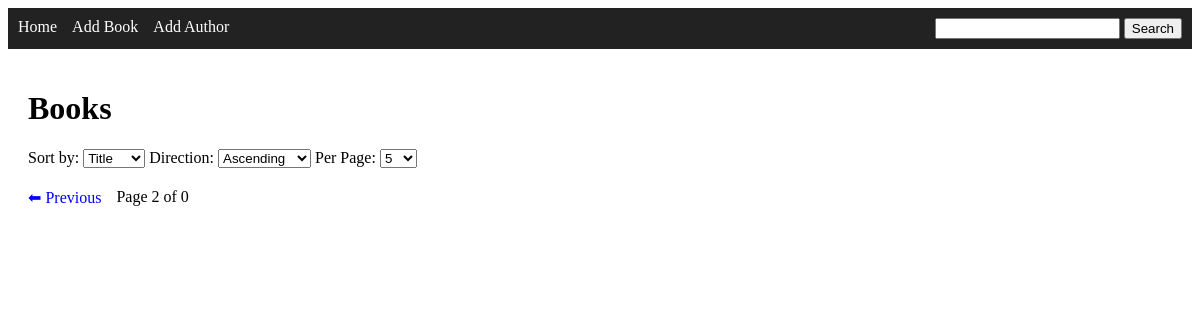
The page /?page=2&sort=title&direction=asc&search= on the database as committed earlier.
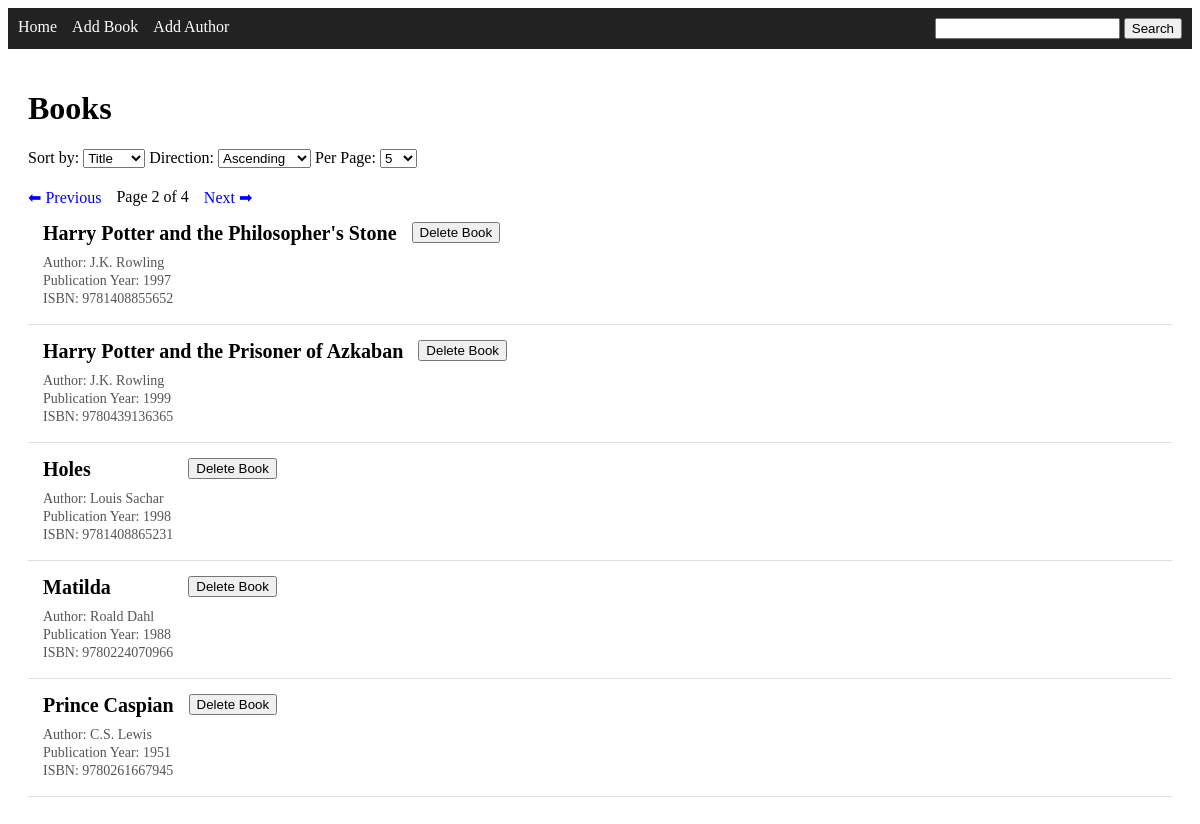
The same page on the database as committed later.
### data_models.py (models this page shows, shortened)
class Book(db.Model):
    id: Mapped[int] = mapped_column(primary_key=True)
    isbn: Mapped[str] = mapped_column(db.String(13), unique=True)
    author_id: Mapped[int] = mapped_column(db.ForeignKey("author.id"))
    author: Mapped[Author] = relationship(back_populates="books")
    title: Mapped[str] = mapped_column(db.String(100))
    publication_year: Mapped[int]

class Author(db.Model):
    id: Mapped[int] = mapped_column(primary_key=True)
    name: Mapped[str] = mapped_column(db.String(80), unique=True)
    birth_date: Mapped[date]
    date_of_death: Mapped[date | None]
    books: Mapped[list["Book"]] = relationship(
        back_populates="author", cascade="all, delete-orphan"
    )

### app.py (the view, shortened to what this page needs)
@app.route("/", methods=["GET"])
def index():
    sort = request.args.get("sort", "title")
    direction = request.args.get("direction", "asc")
    page = request.args.get("page", 1, type=int)
    per_page = request.args.get("per_page", 5, type=int)
    search = request.args.get("search", "").strip()
    query = select(Book).join(Author)
    if sort == "author":
        column = Author.name
    elif sort == "year":
        column = Book.publication_year
    elif sort == "title":
        column = Book.title
    else:
        column = Book.title
    if direction == "desc":
        query = query.order_by(desc(column))
    elif direction == "asc":
        query = query.order_by(asc(column))
    else:
        query = query.order_by(asc(column))
    total_books = db.session.scalar(
        select(db.func.count()).select_from(query.subquery())
    )
    if total_books == 0 and search:
        flash("No books found for that search.", "error")
        return redirect(url_for("index"))
    books = db.session.scalars(
        query.limit(per_page).offset((page - 1) * per_page)
    ).all()
    total_pages = (total_books + per_page - 1) // per_page
    return render_template(
        "home.html",
        books=books,
        sort=sort,
        direction=direction,
        page=page,
        per_page=per_page,
        total_pages=total_pages,
        search=search,
    )

### templates/home.html (shortened to what this page needs)
{% extends "base.html" %}
{% block content %}
  <h1>Books</h1>
  <form method="GET" action="/">
        <label>Sort by:</label>
        <select name="sort" onchange="this.form.submit()">
            <option value="title" {% if sort == "title" %}selected{% endif %}>
                Title
            </option>
        </select>
        <label>Direction:</label>
        <select name="direction" onchange="this.form.submit()">
            <option value="asc" {% if direction == "asc" %}selected{% endif %}>
                Ascending
            </option>
        </select>
        <label>Per Page:</label>
        <select name="per_page" onchange="this.form.submit()">
            {% for n in [5,10,15,20,25] %}
                <option value="{{ n }}" {% if per_page == n %}selected{% endif %}>
                    {{ n }}
                </option>
            {% endfor %}
        </select>
  </form>
    <div class="pagination">
        {% if page > 1 %}
            <a href="/?page={{ page - 1 }}&sort={{ sort }}&direction={{ direction }}&search={{ search }}">
                ⬅ Previous
            </a>
        {% endif %}
       <span>Page {{ page }} of {{ total_pages }}</span>
        {% if page < total_pages %}
            <a href="/?page={{ page + 1 }}&sort={{ sort }}&direction={{ direction }}&search={{ search }}">
                Next ➡
            </a>
        {% endif %}
    </div>
  {% for book in books %}
      <div class="book">
        <div class="book-info">
              <h3 class="book-title">{{ book.title }}</h3>
            <div class="book-details">
                <p>Author: {{ book.author.name }}</p>
                <p>Publication Year: {{ book.publication_year }}</p>
                <p>ISBN: {{ book.isbn }}</p>
            </div>
        </div>
            <form method="POST" action="{{ url_for('delete_book', book_id=book.id) }}">
                <button type="submit" onclick="return confirm('Delete this book?')">
                    Delete Book
                </button>
            </form>
      </div>
  {% endfor %}
{% endblock %}

Rows that differ between the two databases and show on the page:
added Book: title "Harry Potter and the Philosopher's Stone", author.name "J.K. Rowling", publication_year "1997", isbn "9781408855652"
added Book: title "Harry Potter and the Prisoner of Azkaban", author.name "J.K. Rowling", publication_year "1999", isbn "9780439136365"
added Book: title "Holes", author.name "Louis Sachar", publication_year "1998", isbn "9781408865231"
added Book: title "Matilda", author.name "Roald Dahl", publication_year "1988", isbn "9780224070966"
added Book: title "Prince Caspian", author.name "C.S. Lewis", publication_year "1951", isbn "9780261667945"
Other text that changed with them:
{{ total_pages }}: "0" → "4"
text now shown: "Next ➡"
